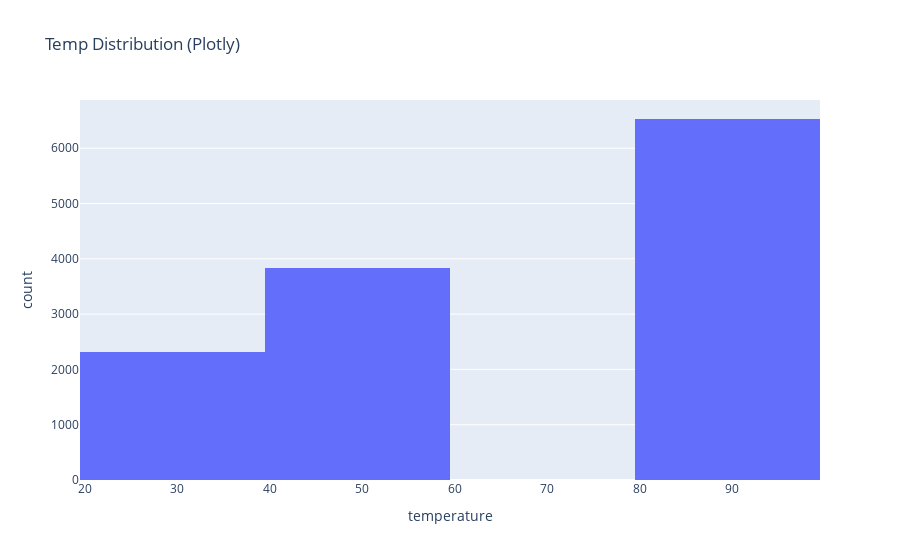

Notebook code for this chart:
### Code cell
fig = px.histogram(data_1, x="temperature", nbins=5, title="Temp Distribution (Plotly)")
fig.show()

### Figure 1 — Plotly figure (JSON) as saved in the notebook; plotly's stock layout.template omitted (floating-point values rounded to 4 significant figures; data arrays with more than 128 entries replaced by an {"elided": "..."} marker saying what was removed)
{"data": [{"bingroup": "x", "hovertemplate": "temperature=%{x}<br>count=%{y}<extra></extra>", "legendgroup": "", "marker": {"color": "#636efa", "pattern": {"shape": ""}}, "name": "", "nbinsx": 5, "orientation": "v", "showlegend": false, "x": {"elided": "12684 int values"}, "xaxis": "x", "yaxis": "y", "type": "histogram"}], "layout": {"xaxis": {"anchor": "y", "domain": [0.0, 1.0], "title": {"text": "temperature"}}, "yaxis": {"anchor": "x", "domain": [0.0, 1.0], "title": {"text": "count"}}, "legend": {"tracegroupgap": 0}, "title": {"text": "Temp Distribution (Plotly)"}, "barmode": "relative"}}
